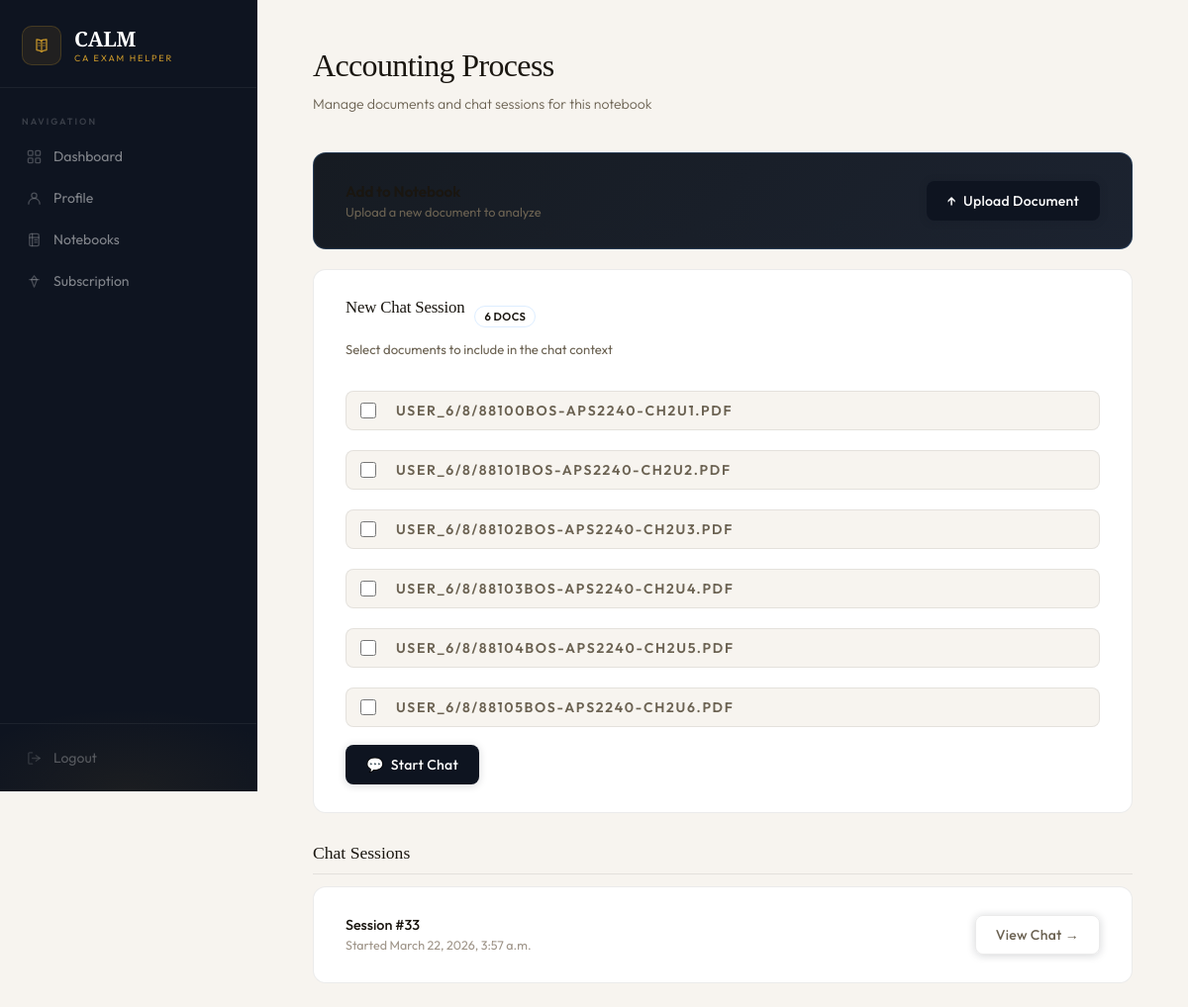
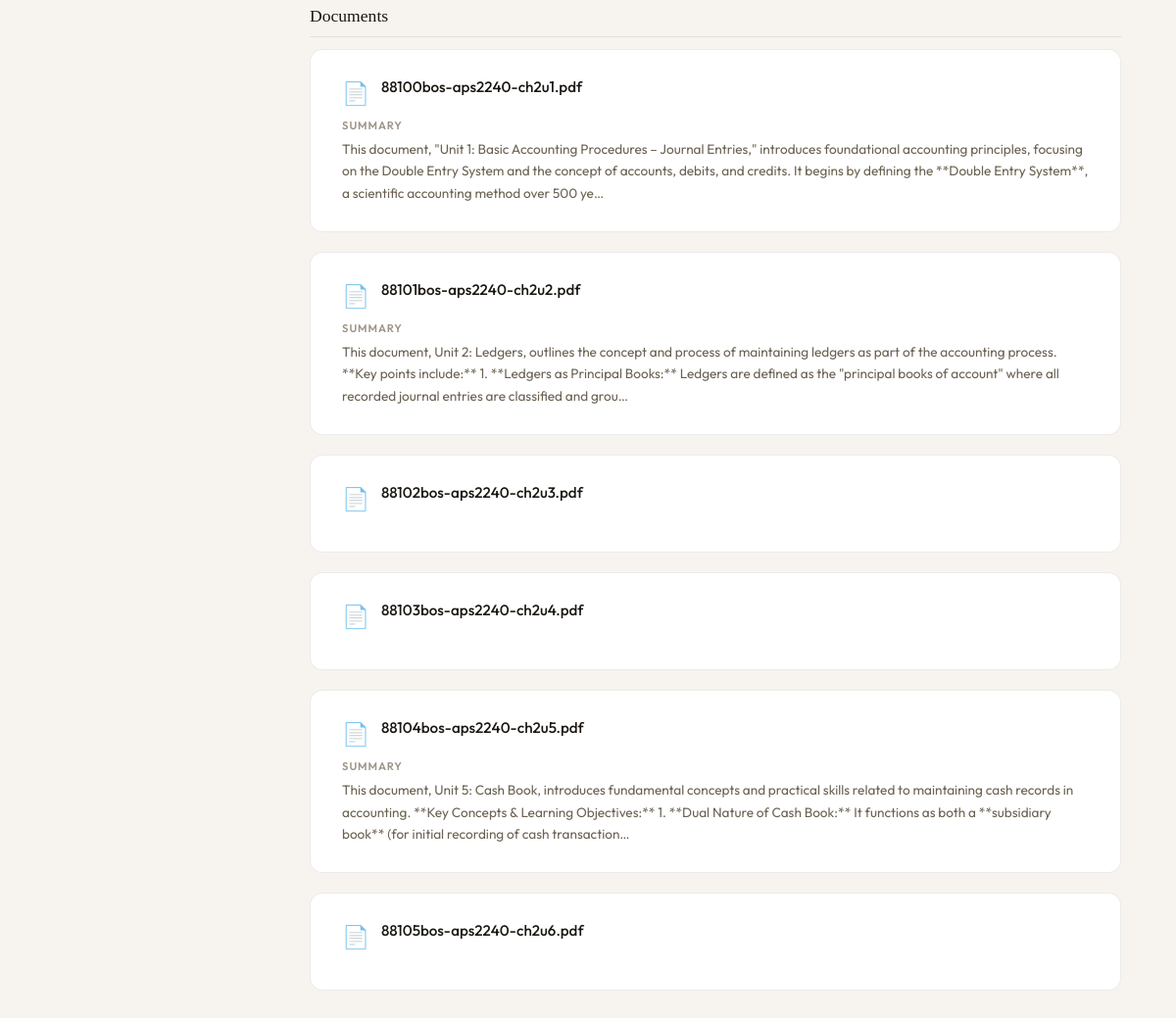
/notebooks/8/ (signed in), run on the app's committed database (2 pictures, top to bottom).
### notebooks/models.py (models this page shows, shortened)
class Notebook(models.Model):
    user = models.ForeignKey(User, on_delete=models.CASCADE)
    name = models.CharField(max_length=255)
    created_at = models.DateTimeField(auto_now_add=True)

### documents/models.py (models this page shows, shortened)
class Document(models.Model):
    notebook = models.ForeignKey(Notebook, on_delete=models.CASCADE)
    title = models.CharField(max_length=255)
    file = models.FileField(upload_to=user_file_path)
    qdrant_collection = models.CharField(max_length=255)
    summary = models.TextField(blank=True)
    uploaded_at = models.DateTimeField(auto_now_add=True)

### chat/models.py (models this page shows)
class ChatSession(models.Model):
    notebook = models.ForeignKey(Notebook, on_delete=models.CASCADE)
    selected_documents = models.ManyToManyField(Document)
    model_name = models.CharField(max_length=100)
    created_at = models.DateTimeField(auto_now_add=True)

### notebooks/views.py (the view)
# urls.py: path("notebooks/<int:notebook_id>/", views.notebook_detail, name="notebook_detail"),
@login_required
def notebook_detail(request, notebook_id):
    notebook = get_object_or_404(
        Notebook,
        id=notebook_id,
        user=request.user
    )
    documents = notebook.document_set.all()
    chat_sessions = ChatSession.objects.filter(notebook=notebook)
    return render(request, "notebook_detail.html", {
        "notebook": notebook,
        "documents": documents,
        "chat_sessions": chat_sessions,
    })

### templates/notebook_detail.html (shortened to what this page needs)
{% extends "base.html" %}
{% block content %}
<div class="page-header">
    <h1>{{ notebook.name }}</h1>
    <p>Manage documents and chat sessions for this notebook</p>
</div>
<div class="card action-card">
    <div class="action-card-inner">
        <div>
            <div class="action-label">Add to Notebook</div>
            <div class="action-desc">Upload a new document to analyze</div>
        </div>
        <a href="{% url 'upload_document' notebook.id %}" class="btn">
            <span>↑</span> Upload Document
        </a>
    </div>
</div>
<div class="card">
    <div class="card-title-row">
        <h3>New Chat Session</h3>
        <span class="badge">{{ documents|length }} docs</span>
    </div>
    <p class="card-subtitle">Select documents to include in the chat context</p>
    <form method="POST" action="{% url 'create_chat_session' notebook.id %}">
        <div class="doc-checklist">
            {% for doc in documents %}
            <label class="doc-check-item">
                <input type="checkbox" name="documents" value="{{ doc.id }}">
                <span class="doc-check-name">{{ doc.file.name }}</span>
            </label>
            {% endfor %}
        </div>
        <button type="submit" class="btn btn-primary start-btn">
            <span>💬</span> Start Chat
        </button>
    </form>
</div>
<div class="section-header">
    <h3>Chat Sessions</h3>
</div>
{% for session in chat_sessions %}
<div class="card session-card">
    <div class="session-row">
        <div class="session-info">
            <div class="session-title">Session #{{ session.id }}</div>
            <div class="session-meta">Started {{ session.created_at }}</div>
        </div>
        <a href="{% url 'chat_page' session.id %}" class="btn btn-secondary">
            View Chat →
        </a>
    </div>
</div>
{% empty %}
<div class="card empty-card">
    <div class="empty-icon">💬</div>
    <p class="empty-title">No chat sessions yet</p>
    <p class="empty-sub">Select documents above and start a new session</p>
</div>
{% endfor %}
<div class="section-header">
    <h3>Documents</h3>
</div>
{% for doc in documents %}
<div class="card doc-card">
    <div class="doc-header">
        <div class="doc-icon">📄</div>
        <div>
            <h4 class="doc-title">{{ doc.title }}</h4>
        </div>
    </div>
    {% if doc.summary %}
    <div class="doc-summary-label">Summary</div>
    <p class="doc-summary">{{ doc.summary|truncatechars:300 }}</p>
    {% endif %}
</div>
{% empty %}
<div class="card empty-card">
    <div class="empty-icon">📄</div>
    <p class="empty-title">No documents uploaded</p>
    <p class="empty-sub">Upload a document to get started</p>
</div>
{% endfor %}
{% endblock %}

### templates/base.html (style rules this page uses)
*, *::before, *::after { box-sizing: border-box; margin: 0; padding: 0; }
:root { --bg: #f7f4ef; --sidebar-bg: #0e1420; --sidebar-width: 260px; --surface: #ffffff; --surface-hover: #f1ede5; --gold: #c8972a; --gold-lt: #e0b84a; --gold-dim: rgba(200,151,42,0.11); --navy: #0e1420; --navy-mid: #1a2436; --text-primary: #1a1610; --text-secondary: #6b6252; --text-muted: #9e9488; --text-sidebar: rgba(255,255,255,0.48); --text-sidebar-hi: #ffffff; --border: rgba(0,0,0,0.08); --border-subtle: rgba(0,0,0,0.05); --border-sidebar: rgba(255,255,255,0.06); --danger: #b83232; --danger-dim: rgba(184,50,50,0.08); --radius: 13px; --radius-sm: 8px; }
html, body { height: 100%; font-family: 'Outfit', sans-serif; background: var(--bg); color: var(--text-primary); -webkit-font-smoothing: antialiased; }
.page-header { margin-bottom: 36px; }
.page-header h1 { font-family: 'Libre Baskerville', serif; font-size: 2rem; font-weight: 400; color: var(--text-primary); letter-spacing: -0.02em; line-height: 1.18; margin-bottom: 8px; }
.page-header p { color: var(--text-secondary); font-size: 0.88rem; font-weight: 300; line-height: 1.7; }
.card { background: var(--surface); padding: 28px 32px; border-radius: var(--radius); border: 1px solid var(--border); margin-bottom: 20px; transition: border-color 0.2s, box-shadow 0.2s; position: relative; }
.card h3 { font-family: 'Libre Baskerville', serif; font-weight: 400; font-size: 1.15rem; margin-bottom: 18px; color: var(--text-primary); letter-spacing: -0.01em; }
.btn { padding: 10px 20px; border: 1px solid transparent; border-radius: var(--radius-sm); cursor: pointer; font-family: 'Outfit', sans-serif; font-size: 0.875rem; font-weight: 500; letter-spacing: 0.02em; transition: all 0.16s ease; display: inline-flex; align-items: center; gap: 7px; text-decoration: none; }
.btn, .btn-primary { background: var(--navy); color: #ffffff; box-shadow: 0 1px 8px rgba(14,20,32,0.18); }
.btn-secondary { background: transparent; color: var(--text-secondary); border-color: var(--border); }
input, select, textarea { width: 100%; padding: 11px 15px; margin: 8px 0; background: var(--surface); border: 1.5px solid var(--border); border-radius: var(--radius-sm); color: var(--text-primary); font-family: 'Outfit', sans-serif; font-size: 0.875rem; font-weight: 400; outline: none; transition: border-color 0.16s, box-shadow 0.16s; }
input::placeholder, textarea::placeholder { color: var(--text-muted); }
label { display: block; font-size: 0.7rem; font-weight: 600; letter-spacing: 0.12em; text-transform: uppercase; color: var(--text-secondary); margin-bottom: -4px; margin-top: 16px; }
.badge { display: inline-flex; align-items: center; padding: 3px 9px; border-radius: 4px; font-size: 0.66rem; font-weight: 500; letter-spacing: 0.08em; text-transform: uppercase; }

### data on the page
Notebook: name "Accounting Process"
Document: file.name "USER_6/8/88100BOS-APS2240-CH2U1.PDF", title "88100bos-aps2240-ch2u1.pdf", summary "This document, \"Unit 1: Basic Accounting Procedures – Journal Entries,\" introduces foundational accounting principles, focusing on the Double Entry System and the concept of accounts, debits, and credits. It begins by defining the **Double Entry System**, a scientific accounting method over 500 ye…"
Document: file.name "USER_6/8/88101BOS-APS2240-CH2U2.PDF", title "88101bos-aps2240-ch2u2.pdf", summary "This document, Unit 2: Ledgers, outlines the concept and process of maintaining ledgers as part of the accounting process. **Key points include:** 1. **Ledgers as Principal Books:** Ledgers are defined as the \"principal books of account\" where all recorded journal entries are classified and grou…"
Document: file.name "USER_6/8/88102BOS-APS2240-CH2U3.PDF", title "88102bos-aps2240-ch2u3.pdf"
Document: file.name "USER_6/8/88103BOS-APS2240-CH2U4.PDF", title "88103bos-aps2240-ch2u4.pdf"
Document: file.name "USER_6/8/88104BOS-APS2240-CH2U5.PDF", title "88104bos-aps2240-ch2u5.pdf", summary "This document, Unit 5: Cash Book, introduces fundamental concepts and practical skills related to maintaining cash records in accounting. **Key Concepts & Learning Objectives:** 1. **Dual Nature of Cash Book:** It functions as both a **subsidiary book** (for initial recording of cash transaction…"
Document: file.name "USER_6/8/88105BOS-APS2240-CH2U6.PDF", title "88105bos-aps2240-ch2u6.pdf"
ChatSession: id "33", created_at "March 22, 2026, 3:57 a.m."

### other printed values
{{ documents|length }} "6"
